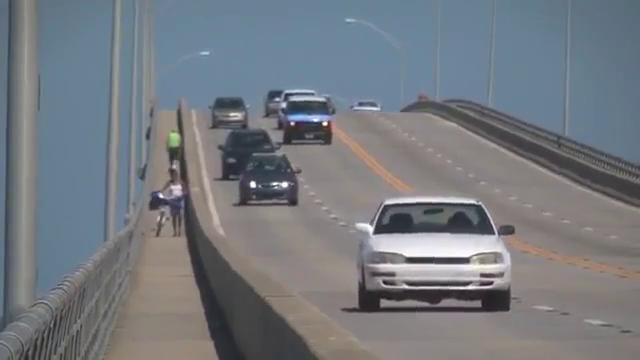
#> input picture frame 91 of img/slow.mp4, 640 x 360 px
$ python tutorial_11_meanshift.py
#> lines starting #> are read from the running program, lines starting #| are printed output that depends on the picture; after the words box and inside, x2 and y2 are one past the last pixel; in counts of white or black regions, pixels touching at a corner belong together; long printed decimals are rounded
# coding:utf8
import cv2 as cv
import numpy as np
import time


# [68 lines left out: function mean_shift_demo, not called in this run]


def cam_shift_demo():
    """
    我们的窗口的大小是固定的，而汽车由远及近（在视觉上）是一个逐渐变大的过程，固定的窗口是不合适的。
    所以我们需要根据目标的大小和角度来对窗口的大小和角度进行修订。
    OpenCVLabs 为我们带来的解决方案（1988 年）：一个被叫做 CAMshift的算法。
    这个算法首先要使用 meanshift，meanshift 找到（并覆盖）目标之后， 再去调整窗口的大小。
    它还会计算目标对象的最佳外接椭圆的 角度，并以此调节窗口角度。
    然后使用更新后的窗口大小和角度来在原来的位 置继续进行 meanshift。
    重复这个过程知道达到需要的精度。
    OpenCV中Camshift与 Meanshift 基本一样，但是返回的结果是一个带旋转角度的矩形（这是 我们的结果），
    以及这个矩形的参数（被用到下一次迭代过程中）。
    """
    cap = cv.VideoCapture("img/slow.mp4")
    ret, frame = cap.read()  # 获取第一帧
#> frame is the input picture: shape (360, 640, 3); mean B, G, R 127.8, 121.7, 116.8

    # 设置初始窗口位置
    r, h, c, w = 210, 80, 300, 125  # r,c 左上角坐标，h,w 高宽
    track_window = (c, r, w, h)

    # 设置兴趣区域
    roi = frame[r:r + h, c:c + w]
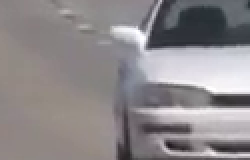
#> roi: shape (80, 125, 3) (shown 2 times larger); mean B, G, R 138.6, 136.5, 141

    hsv_roi = cv.cvtColor(frame, cv.COLOR_BGR2HSV)
#> hsv_roi: shape (360, 640, 3); mean H, S, V 73.9, 38.8, 132.6

    # 设置掩模，即剔除部分影响亮度的值
    mask = cv.inRange(hsv_roi, np.array((0., 60., 32.)), np.array((180., 255., 255.)))
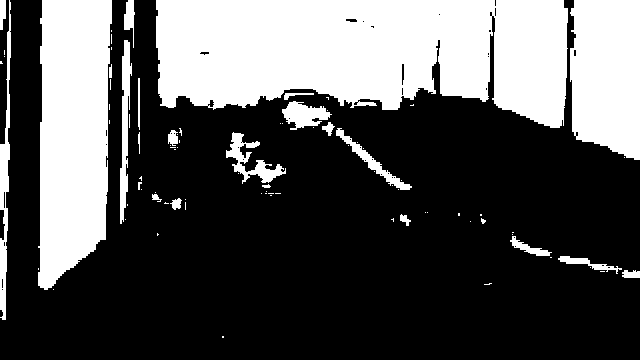
#> mask: shape (360, 640); 33.3% white; 87 white regions (63 under 20 px), largest, box (x1, y1, x2, y2) and area: (156, 0, 568, 128) 41385, (38, 0, 112, 290) 17973, (570, 0, 640, 160) 10054

    # 计算直方图
    roi_hist = cv.calcHist([hsv_roi], [0], mask, [180], [0, 180])
#> roi_hist = 180 values, max 26256 at index 103, min 0 at index 2, mean 426.5
    cv.normalize(roi_hist, roi_hist, 0, 255, cv.NORM_MINMAX)  # 归一化

    # 设置迭代条件，10次迭代，或至少移动一次
    term_crit = (cv.TERM_CRITERIA_EPS | cv.TERM_CRITERIA_COUNT, 10, 1)

    while True:
        ret, frame = cap.read()
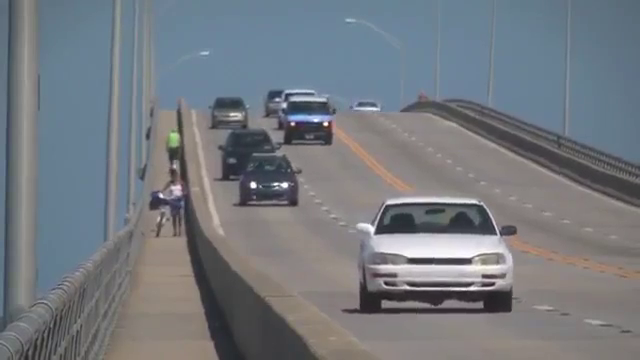
#> input picture frame 92 of img/slow.mp4, 640 x 360 px
#> frame is the input picture: shape (360, 640, 3); mean B, G, R 127.8, 121.7, 116.8

        if ret is True:
            hsv = cv.cvtColor(frame, cv.COLOR_BGR2HSV)
#> hsv: shape (360, 640, 3); mean H, S, V 73.9, 38.8, 132.6
            dst = cv.calcBackProject([hsv], [0], roi_hist, [0, 180], 1)
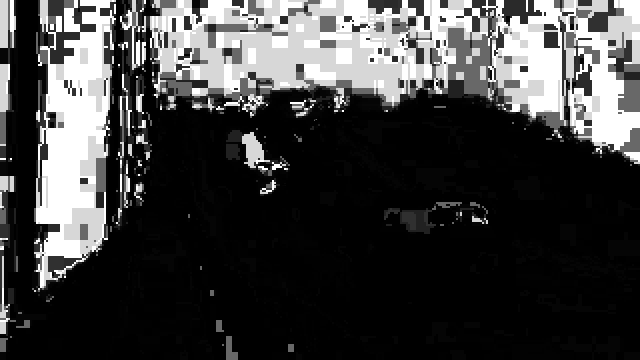
#> dst: shape (360, 640); min 0, max 255, mean 63.7

            # 用meanShift算法获得新窗口，从而实现迭代
            ret, track_window = cv.CamShift(dst, track_window, term_crit)
#> ret = ((441.5, 212.5), (55.25, 123.2), 91.27); track_window = (379, 184, 125, 57)
            print(ret)
#| ((441.5, 212.5), (55.246, 123.231), 91.268)

            # ret 为元组类型，分别为矩形左上角和右下角，以及旋转角度，
            # 用boxPoints()和polylines()恰好可以画出这个旋转矩形
            pts = cv.boxPoints(ret)
#> pts = [[380.5, 183.5], [503.7, 186.2], [502.5, 241.5], [379.3, 238.8]]
            pts = np.int0(pts)
#> pts = [[380, 183], [503, 186], [502, 241], [379, 238]]
            img2 = cv.polylines(frame, [pts], True, 255, 2)
            cv.imshow('img2', img2)

            c = cv.waitKey(60) & 0xff
#> (key Esc is pressed here)
            if c == 27:
                break
            else:
                print(c)
                print(time.strftime('%H_%M_%S', time.localtime(time.time())))
                cv.imwrite(time.strftime('%H_%M_%S', time.localtime(time.time())) + '.jpg', img2)
        else:
            break


def main():
    # mean_shift_demo()
    cam_shift_demo()
    cv.waitKey(0)  # 等有键输入或者1000ms后自动将窗口消除，0表示只用键输入结束窗口
    cv.destroyAllWindows()  # 关闭所有窗口


if __name__ == '__main__':
    main()

$ run again, starting later in the video
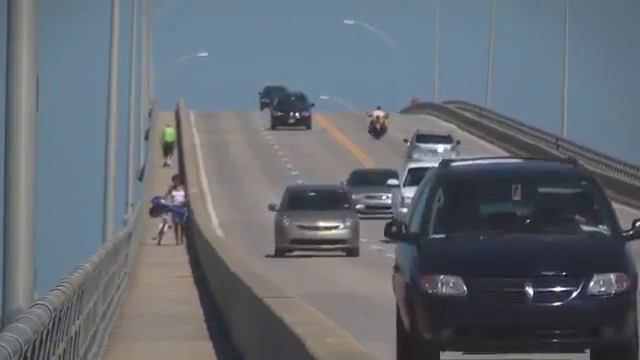
#> input picture frame 412 of img/slow.mp4, 640 x 360 px
#> in cam_shift_demo, frame is the input picture: shape (360, 640, 3); mean B, G, R 114.8, 107.1, 100.1
#> hsv_roi: shape (360, 640, 3); mean H, S, V 86.5, 45.1, 118.1
#> in cam_shift_demo, `mask = cv.inRange(hsv_roi, np.array((0., 60., 32.)), np.array((180., 2..`:
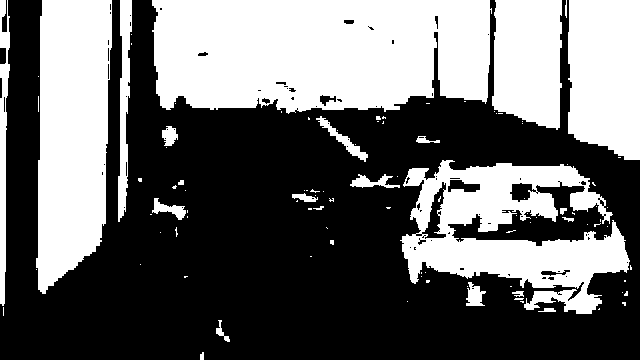
#> mask: shape (360, 640); 41.5% white; 101 white regions (78 under 20 px), largest, box (x1, y1, x2, y2) and area: (152, 0, 492, 114) 34587, (36, 0, 112, 294) 18359, (400, 160, 630, 314) 17878
#> roi_hist = 180 values, max 30930 at index 103, min 0 at index 4, mean 531.1
#> hsv: shape (360, 640, 3); mean H, S, V 86.7, 45.2, 118.1
#> in cam_shift_demo, `dst = cv.calcBackProject([hsv], [0], roi_hist, [0, 180], 1)`:
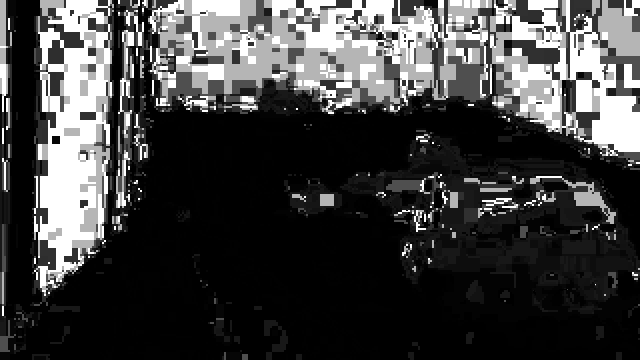
#> dst: shape (360, 640); min 0, max 255, mean 64.4
#> ret = ((460.5, 201.5), (87.16, 155.3), 87.99); track_window = (382, 157, 157, 89)
#| ((460.5, 201.5), (87.161, 155.290), 87.985)
#> in cam_shift_demo, `pts = cv.boxPoints(ret)`: pts = [[381.4, 160.7], [536.6, 155.2], [539.6, 242.3], [384.4, 247.8]]
#> in cam_shift_demo, `pts = np.int0(pts)`: pts = [[381, 160], [536, 155], [539, 242], [384, 247]]

$ run again, starting later in the video
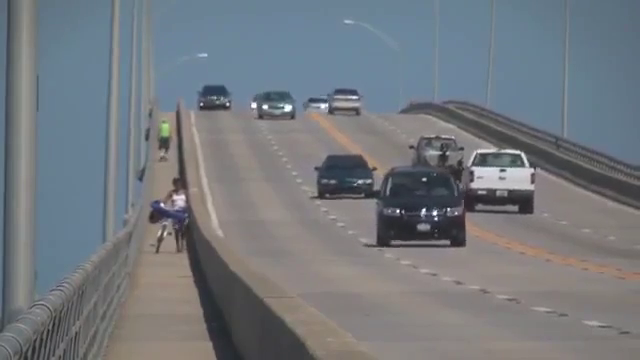
#> input picture frame 732 of img/slow.mp4, 640 x 360 px
#> in cam_shift_demo, frame is the input picture: shape (360, 640, 3); mean B, G, R 126.3, 120.7, 115.8
#> hsv_roi: shape (360, 640, 3); mean H, S, V 69, 38.9, 131.4
#> in cam_shift_demo, `mask = cv.inRange(hsv_roi, np.array((0., 60., 32.)), np.array((180., 2..`:
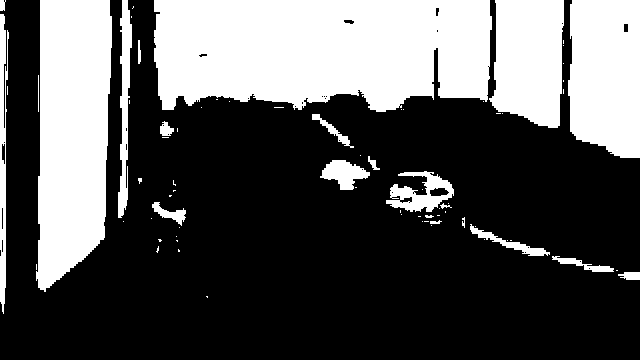
#> mask: shape (360, 640); 33.8% white; 74 white regions (52 under 20 px), largest, box (x1, y1, x2, y2) and area: (154, 0, 492, 112) 33305, (36, 0, 112, 292) 18388, (568, 0, 640, 158) 10353
#> roi_hist = 180 values, max 30132 at index 103, min 0 at index 0, mean 432.2
#> hsv: shape (360, 640, 3); mean H, S, V 69.3, 38.8, 131.4
#> in cam_shift_demo, `dst = cv.calcBackProject([hsv], [0], roi_hist, [0, 180], 1)`:
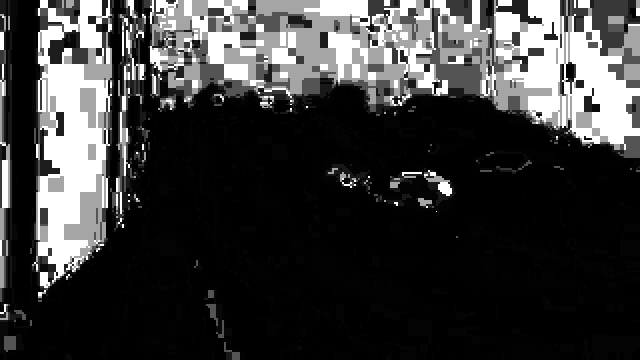
#> dst: shape (360, 640); min 0, max 255, mean 58
#> ret = ((352.5, 291.5), (90.97, 175.6), 107.9); track_window = (268, 247, 169, 89)
#| ((352.5, 291.5), (90.972, 175.554), 107.892)
#> in cam_shift_demo, `pts = cv.boxPoints(ret)`: pts = [[282.9, 221.2], [450, 275.2], [422.1, 361.8], [255, 307.8]]
#> in cam_shift_demo, `pts = np.int0(pts)`: pts = [[282, 221], [450, 275], [422, 361], [254, 307]]
